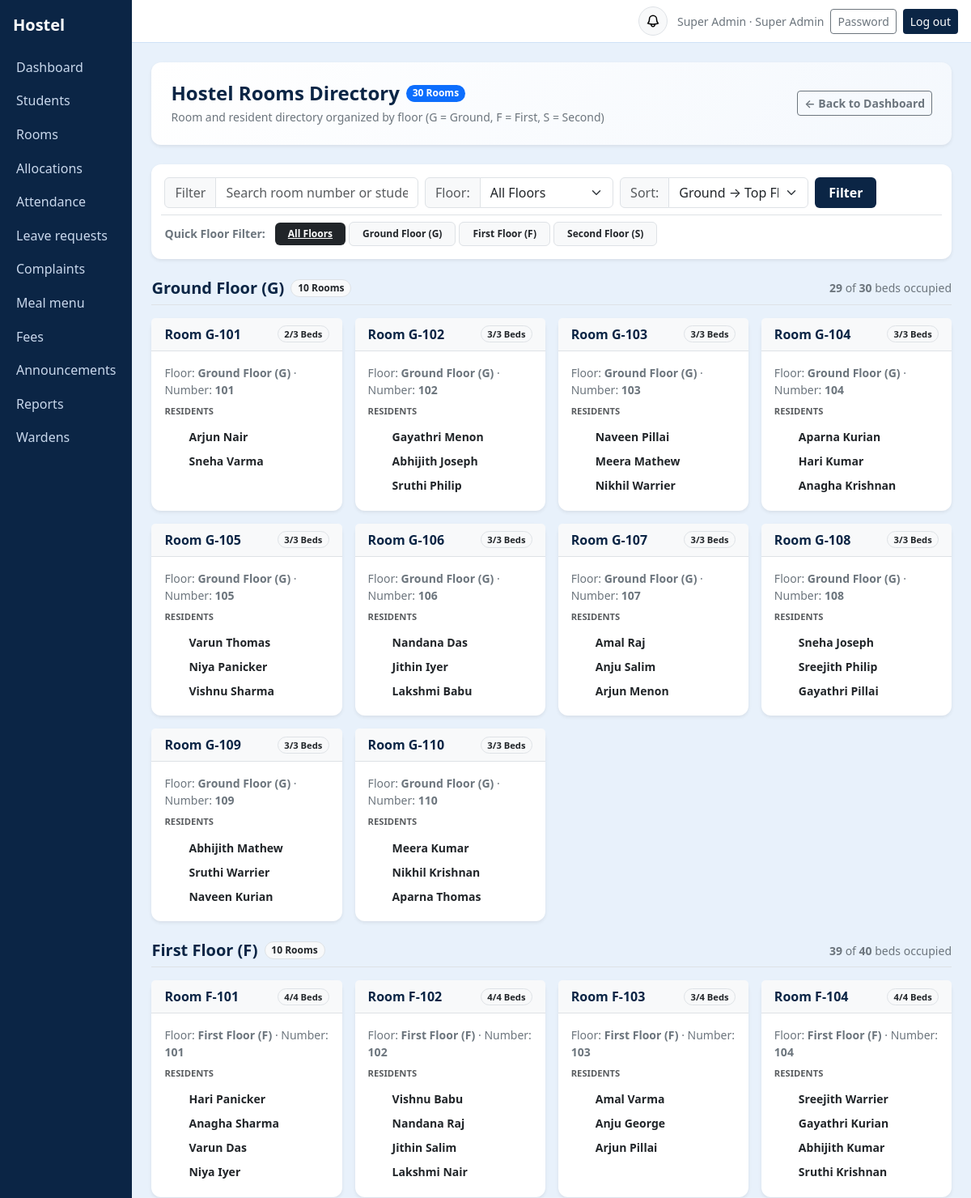
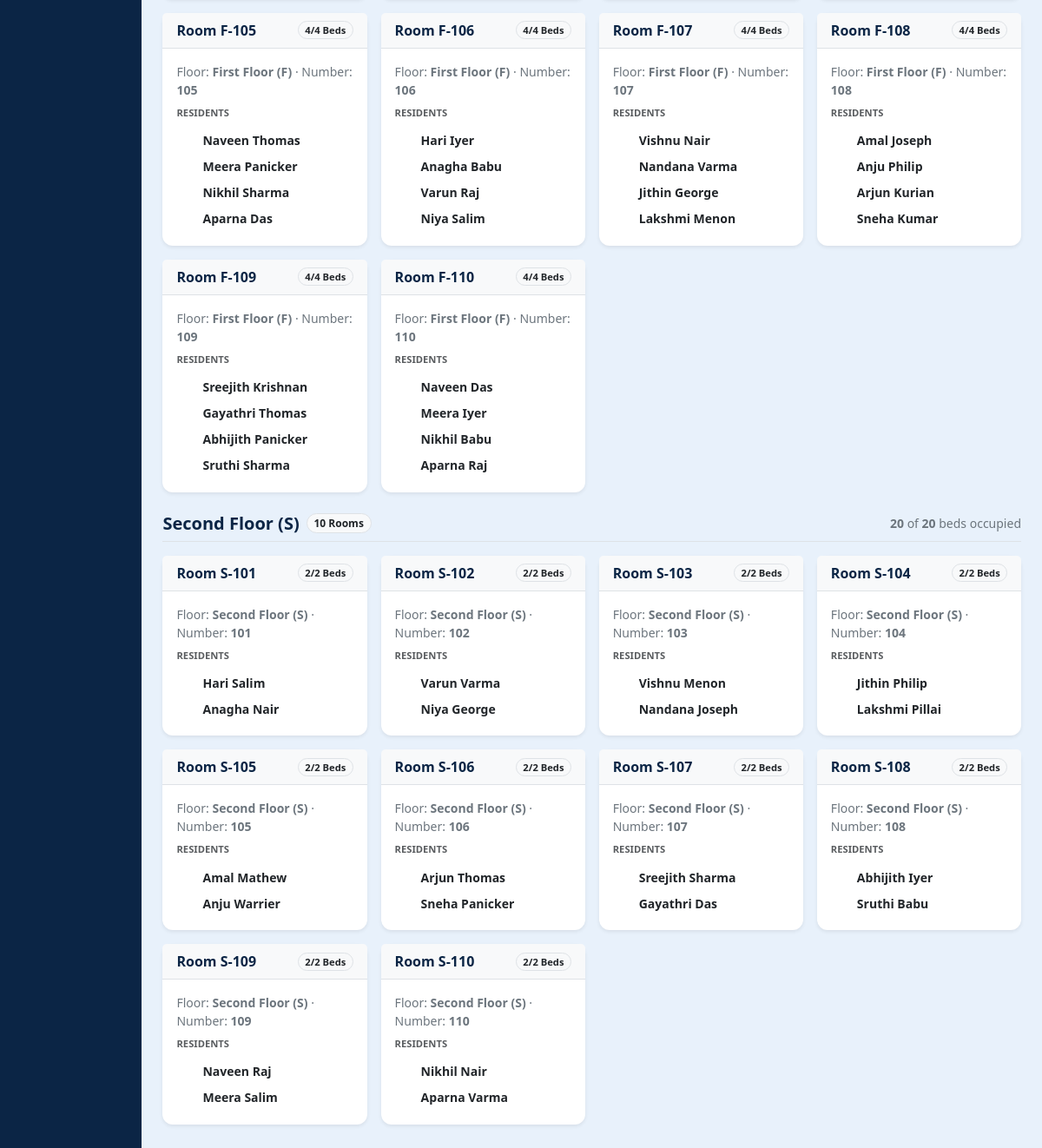
/rooms/directory/ (signed in), run on the app's committed database (2 pictures, top to bottom).
### core/models.py (models this page shows, shortened)
class User(AbstractUser):
    ROLES = [("admin", "Super Admin"), ("warden", "Warden"), ("student", "Student"), ("parent", "Parent")]
    role = models.CharField(max_length=10, choices=ROLES, default="student")
    phone = models.CharField(max_length=20, blank=True)
    must_change_password = models.BooleanField(default=False)
    @property
    def display_name(self):
        return self.get_full_name() or self.username

class Room(models.Model):
    block = models.CharField(max_length=20, default="A")
    number = models.CharField(max_length=20)
    capacity = models.PositiveSmallIntegerField(default=2)
    is_blacklisted = models.BooleanField("Blacklisted", default=False)
    blacklist_reason = models.CharField("Blacklist cause", max_length=150, blank=True)
    class Meta:
        unique_together = ("block", "number")
        ordering = ["block", "number"]
    def __str__(self):
        if self.number and self.block:
            b = str(self.block).strip()
            num = str(self.number).strip()
            if num.lower().startswith(f"{b.lower()}-"):
                return f"{b}-{num[len(b)+1:].strip()}"
            if num.lower().startswith(b.lower()) and len(num) > len(b) and num[len(b):][0].isdigit():
                return f"{b}-{num[len(b):].strip()}"
            return f"{b}-{num}"
        return self.number or ""
    @property
    def occupied(self):
        return self.allocations.filter(end_date__isnull=True).count()
    @property
    def vacancy(self):
        if self.is_blacklisted:
            return 0
        return max(0, self.capacity - self.occupied)
    @property
    def floor_name(self):
        b = str(self.block or "").strip().upper()
        mapping = {
            "G": "Ground Floor",
            "F": "First Floor",
            "S": "Second Floor",
            "T": "Third Floor",
            "B": "Basement",
            "0": "Ground Floor",
            "1": "First Floor",
            "2": "Second Floor",
            "3": "Third Floor",
            "4": "Fourth Floor",
            "5": "Fifth Floor",
        }
        return mapping.get(b, f"Floor {b}" if b else "Floor")
    @property
    def floor_display(self):
        fn = self.floor_name
        b = str(self.block or "").strip().upper()
        if fn == f"Floor {b}":
            return fn
        return f"{fn} ({b})"

### core/views.py (the view, shortened to what this page needs)
# urls.py: path("rooms/directory/", v.student_rooms, name="student_rooms"),
@login_required
def student_rooms(request):
    from django.db.models import Prefetch
    q = request.GET.get("q", "").strip()
    block = request.GET.get("block", "").strip()
    sort_by = request.GET.get("sort", "floor_asc").strip()
    distinct_codes = sorted(list(set(m.Room.objects.values_list("block", flat=True))), key=floor_order_key)
    all_blocks = []
    seen_displays = set()
    for b in distinct_codes:
        rm_dummy = m.Room(block=b)
        disp = rm_dummy.floor_display
        if disp not in seen_displays:
            seen_displays.add(disp)
            all_blocks.append({"code": b, "label": disp, "name": rm_dummy.floor_name})
    rooms_qs = m.Room.objects.all().prefetch_related(
        Prefetch(
            "allocations",
            queryset=m.RoomAllocation.objects.filter(end_date__isnull=True).select_related("student__user")
        )
    )
    if block:
        rooms_qs = rooms_qs.filter(block__iexact=block)
    all_rooms = list(rooms_qs)
    if sort_by == "floor_desc":
        all_rooms.sort(key=lambda r: (-floor_order_key(r.block), r.number))
    elif sort_by == "room_asc":
        all_rooms.sort(key=lambda r: r.number)
    elif sort_by == "vacant":
        all_rooms.sort(key=lambda r: (-r.vacancy, floor_order_key(r.block), r.number))
    else:  # floor_asc (default)
        all_rooms.sort(key=lambda r: (floor_order_key(r.block), r.number))
    grouped_dict = {}
    room_items = []
    for r in all_rooms:
        residents = [a.student.user.display_name for a in r.allocations.all()]
        item = {
            "room": r,
            "room_str": str(r),
            "block": r.block,
            "floor_name": r.floor_name,
            "floor_display": r.floor_display,
            "number": r.number,
            "capacity": r.capacity,
            "occupied": len(residents),
            "vacancy": r.vacancy,
            "is_blacklisted": r.is_blacklisted,
            "blacklist_reason": r.blacklist_reason,
            "residents": residents,
        }
        room_items.append(item)
        fl_key = r.block
        if fl_key not in grouped_dict:
            grouped_dict[fl_key] = {
                "floor_code": r.block,
                "floor_name": r.floor_name,
                "floor_display": r.floor_display,
                "rooms": [],
                "total_capacity": 0,
                "total_occupied": 0,
            }
        grouped_dict[fl_key]["rooms"].append(item)
        grouped_dict[fl_key]["total_capacity"] += r.capacity
        grouped_dict[fl_key]["total_occupied"] += len(residents)
    if sort_by == "floor_desc":
        sorted_keys = sorted(grouped_dict.keys(), key=lambda k: -floor_order_key(k))
    else:
        sorted_keys = sorted(grouped_dict.keys(), key=floor_order_key)
    floor_groups = [grouped_dict[k] for k in sorted_keys]
    return show(
        request,
        "student_rooms",
        rooms=room_items,
        floor_groups=floor_groups,
        total_rooms=len(room_items),
        blocks=all_blocks,
        selected_block=block,
        sort_by=sort_by,
        q=q,
    )

### core/views.py (called while the page is built)
def floor_order_key(b):
    code = str(b or "").strip().upper()
    order = {"B": -1, "G": 0, "0": 0, "F": 1, "1": 1, "S": 2, "2": 2, "T": 3, "3": 3, "4": 4, "5": 5}
    return order.get(code, 50)

def show(request, template, **ctx):
    return render(request, f"core/{template}.html", ctx)

### core/templates/core/student_rooms.html (shortened to what this page needs)
{% extends "core/base.html" %}{% block content %}
<div class="card p-4 mb-4 bg-white border-0 shadow-sm" style="background: linear-gradient(135deg, #ffffff 0%, #f4f8fd 100%);">
  <div class="d-flex flex-wrap justify-content-between align-items-center gap-3">
    <div>
      <div class="d-flex align-items-center gap-2 mb-1">
        <h4 class="mb-0 fw-bold" style="color:var(--navy);">Hostel Rooms Directory</h4>
        <span class="badge text-bg-primary rounded-pill">{{ total_rooms }} Room{{ total_rooms|pluralize }}</span>
      </div>
      <div class="text-secondary small">
        Room and resident directory organized by floor (G = Ground, F = First, S = Second)
      </div>
    </div>
    <div>
      <a href="{% url 'home' %}" class="btn btn-sm btn-outline-secondary fw-semibold">
        &larr; Back to Dashboard
      </a>
    </div>
  </div>
</div>
<div class="card p-3 mb-4 bg-white border-0 shadow-sm">
  <form method="get" action="{% url 'student_rooms' %}" class="row g-2 align-items-center">
    <div class="col-12 col-md-5 col-lg-4">
      <div class="input-group">
        <span class="input-group-text bg-light text-muted">Filter</span>
        <input type="text" name="q" value="{{ q }}" class="form-control"
               placeholder="Search room number or student name..."
               aria-label="Search rooms or residents">
      </div>
    </div>
    <div class="col-6 col-md-3 col-lg-3">
      <div class="input-group">
        <span class="input-group-text bg-light text-muted small">Floor:</span>
        <select name="block" class="form-select" onchange="this.form.submit()">
          <option value="">All Floors</option>
        </select>
      </div>
    </div>
    <div class="col-6 col-md-4 col-lg-3">
      <div class="input-group">
        <span class="input-group-text bg-light text-muted small">Sort:</span>
        <select name="sort" class="form-select" onchange="this.form.submit()">
          <option value="floor_asc" {% if sort_by == 'floor_asc' %}selected{% endif %}>Ground &rarr; Top Floor</option>
        </select>
      </div>
    </div>
    <div class="col-auto">
      <button type="submit" class="btn btn-navy fw-semibold px-3">Filter</button>
    </div>
    <div class="col-12 mt-2 pt-2 border-top d-flex flex-wrap align-items-center gap-1">
      <span class="text-secondary small fw-semibold me-2">Quick Floor Filter:</span>
      <a href="{% url 'student_rooms' %}?sort={{ sort_by }}{% if q %}&q={{ q }}{% endif %}"
         class="badge {% if not selected_block %}text-bg-dark{% else %}text-bg-light border text-dark text-decoration-none{% endif %} py-2 px-3">
        All Floors
      </a>
      {% for b in blocks %}
        <a href="{% url 'student_rooms' %}?block={{ b.code }}&sort={{ sort_by }}{% if q %}&q={{ q }}{% endif %}"
           class="badge {% if selected_block == b.code %}text-bg-primary{% else %}text-bg-light border text-dark text-decoration-none{% endif %} py-2 px-3">
          {{ b.label }}
        </a>
      {% endfor %}
    </div>
  </form>
</div>
{% for group in floor_groups %}
  <div class="mb-4">
    <div class="d-flex flex-wrap justify-content-between align-items-center pb-2 mb-3 border-bottom">
      <div class="d-flex align-items-center gap-2">
        <h5 class="mb-0 fw-bold" style="color:var(--navy);">{{ group.floor_display }}</h5>
        <span class="badge text-bg-light border text-dark rounded-pill">{{ group.rooms|length }} Room{{ group.rooms|length|pluralize }}</span>
      </div>
      <div class="text-secondary small">
        <b>{{ group.total_occupied }}</b> of <b>{{ group.total_capacity }}</b> beds occupied
      </div>
    </div>
    <div class="row g-3">
      {% for r in group.rooms %}
        <div class="col-12 col-sm-6 col-md-4 col-xl-3">
          <div class="card h-100 card-hover bg-white border-0 shadow-sm">
            <div class="card-header bg-light border-bottom d-flex justify-content-between align-items-center py-2 px-3">
              <span class="fw-bold fs-6" style="color:var(--navy);">Room {{ r.room_str }}</span>
              {% if r.is_blacklisted %}
                <span class="badge text-bg-secondary rounded-pill" style="font-size: 0.7rem;">Maintenance</span>
              {% elif r.occupied > 0 %}
                <span class="badge text-bg-light border text-dark rounded-pill" style="font-size: 0.7rem;">
                  {{ r.occupied }}/{{ r.capacity }} Beds
                </span>
              {% else %}
                <span class="badge text-bg-success-subtle text-success border border-success-subtle rounded-pill" style="font-size: 0.7rem;">
                  Vacant
                </span>
              {% endif %}
            </div>
            <div class="card-body p-3 d-flex flex-column">
              <div class="text-secondary small mb-2">
                Floor: <b>{{ r.floor_name }} ({{ r.block }})</b> · Number: <b>{{ r.number }}</b>
              </div>
              <div class="small fw-semibold text-muted text-uppercase tracking-wider mb-1" style="font-size: 0.7rem;">
                Residents
              </div>
              {% if r.residents %}
                <div class="mt-1">
                  {% for name in r.residents %}
                    <div class="d-flex align-items-center gap-2 py-1">
                      <span class="badge rounded-circle text-bg-primary-subtle text-primary"
                            style="width: 22px; height: 22px; display: inline-flex; align-items: center; justify-content: center; font-size: 0.65rem;">
                      </span>
                      <span class="fw-semibold text-dark small">{{ name }}</span>
                    </div>
                  {% endfor %}
                </div>
              {% endif %}
            </div>
          </div>
        </div>
      {% endfor %}
    </div>
  </div>
{% endfor %}
{% endblock %}

### core/templates/core/base.html (shortened to what this page needs)
{% load static %}<!doctype html>
<html lang="en"><head><meta charset="utf-8"><meta name="viewport" content="width=device-width, initial-scale=1">
<link href="https://cdn.jsdelivr.net/npm/bootstrap@5.3.3/dist/css/bootstrap.min.css" rel="stylesheet">
</head><body>
{% if user.is_authenticated and not hide_nav %}
<div class="d-flex">
 <nav class="sidebar py-3" id="sb"><div class="px-3 pb-3 text-white fs-5 fw-semibold">Hostel</div>
  {% for name, label in nav_items %}<a href="{% url name %}" >{{ label }}</a>{% endfor %}
 </nav>
 <div class="flex-grow-1">
  <div class="topbar d-flex align-items-center justify-content-between px-3 py-2">
   <div class="ms-auto d-flex align-items-center gap-2">
     <div class="dropdown me-1">
       <button class="btn btn-sm btn-light border position-relative rounded-circle p-2 d-flex align-items-center justify-content-center" style="width:36px; height:36px;" type="button" id="notifDropdown" data-bs-toggle="dropdown" aria-expanded="false" title="Notifications">
       </button>
     </div>
     <span class="text-secondary small d-none d-sm-inline">{{ user.display_name }} · {{ user.get_role_display }}</span>
     <a class="btn btn-sm btn-outline-secondary" href="{% url 'password' %}">Password</a>
     <form method="post" action="{% url 'logout' %}" class="d-inline">{% csrf_token %}<button class="btn btn-sm btn-navy">Log out</button></form>
   </div>
  </div>
  <main class="p-3 p-md-4">
{% else %}<main class="container py-4">{% endif %}
  {% block content %}{% endblock %}
 </main>
{% if user.is_authenticated and not hide_nav %}</div></div>{% endif %}
</body></html>

### core/templates/core/base.html (style rules this page uses)
:root { --navy:#0b2545;--sky:#e8f1fb;--sky2:#cfe2f7 }
body { background:var(--sky);min-height:100vh }
.sidebar { background:var(--navy);width:230px;min-height:100vh }
.sidebar a { color:#c9d8ec;text-decoration:none;display:block;padding:.55rem 1.25rem }
.topbar { background:#fff;border-bottom:1px solid var(--sky2) }
.card { border:1px solid var(--sky2); border-radius:12px; box-shadow:0 2px 6px rgba(11,37,69,0.03) }
.btn-navy { background:var(--navy);color:#fff }
.card-hover { transition:transform .15s ease-in-out, box-shadow .15s ease-in-out }

### data on the page
User: display_name "Super Admin", role "Super Admin"
Room: room_str "G-101", occupied "2", capacity "3", floor_name "Ground Floor", block "G", number "101", residents "Arjun Nair" "Sneha Varma"
Room: room_str "G-102", occupied "3", capacity "3", floor_name "Ground Floor", block "G", number "102", residents "Gayathri Menon" "Abhijith Joseph" "Sruthi Philip"
Room: room_str "G-103", occupied "3", capacity "3", floor_name "Ground Floor", block "G", number "103", residents "Naveen Pillai" "Meera Mathew" "Nikhil Warrier"
Room: room_str "G-104", occupied "3", capacity "3", floor_name "Ground Floor", block "G", number "104", residents "Aparna Kurian" "Hari Kumar" "Anagha Krishnan"
Room: room_str "G-105", occupied "3", capacity "3", floor_name "Ground Floor", block "G", number "105", residents "Varun Thomas" "Niya Panicker" "Vishnu Sharma"
Room: room_str "G-106", occupied "3", capacity "3", floor_name "Ground Floor", block "G", number "106", residents "Nandana Das" "Jithin Iyer" "Lakshmi Babu"
Room: room_str "G-107", occupied "3", capacity "3", floor_name "Ground Floor", block "G", number "107", residents "Amal Raj" "Anju Salim" "Arjun Menon"
Room: room_str "G-108", occupied "3", capacity "3", floor_name "Ground Floor", block "G", number "108", residents "Sneha Joseph" "Sreejith Philip" "Gayathri Pillai"
Room: room_str "G-109", occupied "3", capacity "3", floor_name "Ground Floor", block "G", number "109", residents "Abhijith Mathew" "Sruthi Warrier" "Naveen Kurian"
Room: room_str "G-110", occupied "3", capacity "3", floor_name "Ground Floor", block "G", number "110", residents "Meera Kumar" "Nikhil Krishnan" "Aparna Thomas"
Room: room_str "F-101", occupied "4", capacity "4", floor_name "First Floor", block "F", number "101", residents "Hari Panicker" "Anagha Sharma" "Varun Das" "Niya Iyer"
Room: room_str "F-102", occupied "4", capacity "4", floor_name "First Floor", block "F", number "102", residents "Vishnu Babu" "Nandana Raj" "Jithin Salim" "Lakshmi Nair"
Room: room_str "F-103", occupied "3", capacity "4", floor_name "First Floor", block "F", number "103", residents "Amal Varma" "Anju George" "Arjun Pillai"
Room: room_str "F-104", occupied "4", capacity "4", floor_name "First Floor", block "F", number "104", residents "Sreejith Warrier" "Gayathri Kurian" "Abhijith Kumar" "Sruthi Krishnan"
Room: room_str "F-105", occupied "4", capacity "4", floor_name "First Floor", block "F", number "105", residents "Naveen Thomas" "Meera Panicker" "Nikhil Sharma" "Aparna Das"
Room: room_str "F-106", occupied "4", capacity "4", floor_name "First Floor", block "F", number "106", residents "Hari Iyer" "Anagha Babu" "Varun Raj" "Niya Salim"
Room: room_str "F-107", occupied "4", capacity "4", floor_name "First Floor", block "F", number "107", residents "Vishnu Nair" "Nandana Varma" "Jithin George" "Lakshmi Menon"
Room: room_str "F-108", occupied "4", capacity "4", floor_name "First Floor", block "F", number "108", residents "Amal Joseph" "Anju Philip" "Arjun Kurian" "Sneha Kumar"
Room: room_str "F-109", occupied "4", capacity "4", floor_name "First Floor", block "F", number "109", residents "Sreejith Krishnan" "Gayathri Thomas" "Abhijith Panicker" "Sruthi Sharma"
Room: room_str "F-110", occupied "4", capacity "4", floor_name "First Floor", block "F", number "110", residents "Naveen Das" "Meera Iyer" "Nikhil Babu" "Aparna Raj"
Room: room_str "S-101", occupied "2", capacity "2", floor_name "Second Floor", block "S", number "101", residents "Hari Salim" "Anagha Nair"
Room: room_str "S-102", occupied "2", capacity "2", floor_name "Second Floor", block "S", number "102", residents "Varun Varma" "Niya George"
Room: room_str "S-103", occupied "2", capacity "2", floor_name "Second Floor", block "S", number "103", residents "Vishnu Menon" "Nandana Joseph"
Room: room_str "S-104", occupied "2", capacity "2", floor_name "Second Floor", block "S", number "104", residents "Jithin Philip" "Lakshmi Pillai"
Room: room_str "S-105", occupied "2", capacity "2", floor_name "Second Floor", block "S", number "105", residents "Amal Mathew" "Anju Warrier"
Room: room_str "S-106", occupied "2", capacity "2", floor_name "Second Floor", block "S", number "106", residents "Arjun Thomas" "Sneha Panicker"
Room: room_str "S-107", occupied "2", capacity "2", floor_name "Second Floor", block "S", number "107", residents "Sreejith Sharma" "Gayathri Das"
Room: room_str "S-108", occupied "2", capacity "2", floor_name "Second Floor", block "S", number "108", residents "Abhijith Iyer" "Sruthi Babu"
Room: room_str "S-109", occupied "2", capacity "2", floor_name "Second Floor", block "S", number "109", residents "Naveen Raj" "Meera Salim"
Room: room_str "S-110", occupied "2", capacity "2", floor_name "Second Floor", block "S", number "110", residents "Nikhil Nair" "Aparna Varma"

### other printed values
{{ label }} "Dashboard" "Students" "Rooms" "Allocations" "Attendance" "Leave requests" "Complaints" "Meal menu" "Fees" "Announcements" "Reports" "Wardens"
{{ total_rooms }} "30"
{{ b.label }} "Ground Floor (G)" "First Floor (F)" "Second Floor (S)"
{{ group.floor_display }} "Ground Floor (G)" "First Floor (F)" "Second Floor (S)"
{{ group.rooms|length }} "10" "10" "10"
{{ group.total_occupied }} "29" "39" "20"
{{ group.total_capacity }} "30" "40" "20"
